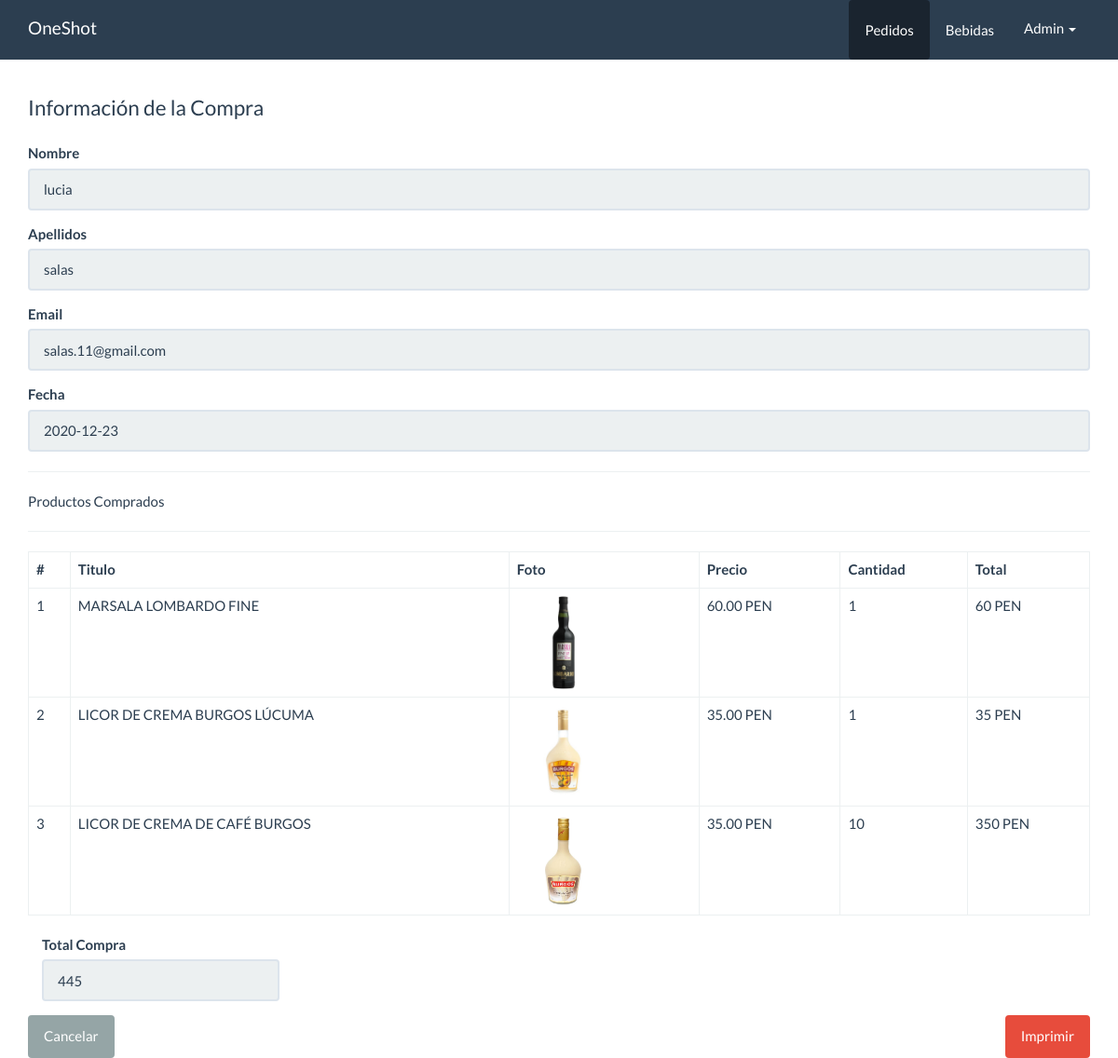
Page /panel/pedidos/ver.php?id=6 (signed in) on the committed database.
### tables this page shows
CREATE TABLE `pedidos` (
  `id` int(10) NOT NULL,
  `cliente_id` int(11) NOT NULL,
  `total` decimal(10,0) NOT NULL,
  `fecha` date NOT NULL,
  `estado` int(11) NOT NULL DEFAULT 1
);

CREATE TABLE `clientes` (
  `id` int(10) NOT NULL,
  `nombre` varchar(80) NOT NULL,
  `apellidos` varchar(100) NOT NULL,
  `email` varchar(50) NOT NULL,
  `telefono` varchar(15) NOT NULL,
  `direccion` varchar(200) NOT NULL
);

CREATE TABLE `detalle_pedidos` (
  `id` int(11) NOT NULL,
  `pedidos_id` int(11) NOT NULL,
  `bebidas_id` int(11) NOT NULL,
  `precio` decimal(10,2) NOT NULL,
  `cantidad` int(11) NOT NULL,
  `estado` int(11) NOT NULL DEFAULT 1
);

CREATE TABLE `bebidas` (
  `id` int(11) NOT NULL,
  `titulo` varchar(80) NOT NULL,
  `descripcion` varchar(300) NOT NULL,
  `foto` varchar(100) NOT NULL,
  `precio` decimal(10,0) NOT NULL,
  `categoria_id` int(10) NOT NULL,
  `fecha` date NOT NULL,
  `estado` int(11) NOT NULL DEFAULT 1
);

### src/Pedido.php (called while the page is built, shortened)
<?php
class Pedido
{
    private $cn = null;
    public function __construct()
    {
        $this->config = parse_ini_file(__DIR__ . '/../config.ini');
        $this->cn = new \PDO($this->config['dns'], $this->config['usuario'], $this->config['clave'], array(
            \PDO::MYSQL_ATTR_INIT_COMMAND => 'SET NAMES utf8'
        ));
    }
    public function mostrarPorId($id)
    {
        $sql = "SELECT p.id, nombre, apellidos, email, total, fecha FROM pedidos p
        INNER JOIN clientes c ON p.cliente_id = c.id WHERE p.id = :id";
        $resultado = $this->cn->prepare($sql);
        $_array = array(
            ':id' => $id
        );
        if ($resultado->execute($_array))
            return  $resultado->fetch();
        return false;
    }
    public function mostrarDetallePorIdPedido($id)
    {
        $sql = "SELECT
        dp.id,
        be.titulo,
        dp.precio,
        dp.cantidad,
        be.foto
        FROM detalle_pedidos dp
        INNER JOIN bebidas be ON be.id= dp.bebidas_id
        WHERE dp.pedidos_id = :id";
        $resultado = $this->cn->prepare($sql);
        $_array = array(
            ':id' => $id
        );
        if ($resultado->execute($_array))
            return  $resultado->fetchAll();
        return false;
    }
}

### panel/pedidos/ver.php (the view, shortened to what this page needs)
<!DOCTYPE html>
<html lang="en">
<head>
    <link rel="stylesheet" href="../../assets/css/bootstrap.min.css">
    <link rel="stylesheet" href="../../assets/css/estilos.css">
</head>
<body>
    <nav class="navbar navbar-default navbar-fixed-top">
        <div class="container">
            <div class="navbar-header">
                <a class="navbar-brand" href="../dashboard.php">OneShot</a>
            </div>
            <div id="navbar" class="navbar-collapse collapse">
                <ul class="nav navbar-nav pull-right">
                    <li class="active">
                        <a href="index.php" class="btn">Pedidos</a>
                    </li>
                    <li>
                        <a href="../bebidas/index.php" class="btn">Bebidas</a>
                    </li>
                    <li class="dropdown">
                        <a href="#" class="dropdown-toggle" data-toggle="dropdown" role="button" aria-haspopup="true" aria-expanded="false"> <?php print $_SESSION['usuario_info']['nombre_usuario'] ?> <span class="caret"></span></a>
                    </li>
                </ul>
            </div>
        </div>
    </nav>
    <div class="container" id="main">
        <div class="row">
            <div class="col-md-12">
                <fieldset>
                    <?php
                    $id = $_GET['id'];
                    $pedido = new oneshot\Pedido;
                    $info_pedido = $pedido->mostrarPorId($id);
                    $info_detalle_pedido = $pedido->mostrarDetallePorIdPedido($id);
                    ?>
                    <legend>Información de la Compra</legend>
                    <div class="form-group">
                        <label>Nombre</label>
                        <input value="<?php print $info_pedido['nombre'] ?>" type="text" class="form-control" readonly>
                    </div>
                    <div class="form-group">
                        <label>Apellidos</label>
                        <input value="<?php print $info_pedido['apellidos'] ?>" type="text" class="form-control" readonly>
                    </div>
                    <div class="form-group">
                        <label>Email</label>
                        <input value="<?php print $info_pedido['email'] ?>" type="text" class="form-control" readonly>
                    </div>
                    <div class="form-group">
                        <label>Fecha</label>
                        <input value="<?php print $info_pedido['fecha'] ?>" type="text" class="form-control" readonly>
                    </div>
                    <hr>
                    Productos Comprados
                    <hr>
                    <table class="table table-bordered">
                        <thead>
                            <tr>
                                <th>#</th>
                                <th>Titulo</th>
                                <th>Foto</th>
                                <th>Precio</th>
                                <th>Cantidad</th>
                                <th>
                                    Total
                                </th>
                            </tr>
                        </thead>
                        <tbody>
                            <?php
                            $cantidad = count($info_detalle_pedido);
                            if ($cantidad > 0) {
                                $c = 0;
                                for ($x = 0; $x < $cantidad; $x++) {
                                    $c++;
                                    $item = $info_detalle_pedido[$x];
                                    $total = $item['precio'] * $item['cantidad'];
                            ?>
                                    <tr>
                                        <td><?php print $c ?></td>
                                        <td><?php print $item['titulo'] ?></td>
                                        <td>
                                            <?php
                                            $foto = '../../upload/' . $item['foto'];
                                            if (file_exists($foto)) {
                                            ?>
                                                <img src="<?php print $foto; ?>" width="100">
                                            <?php } else { ?>
                                                SIN FOTO
                                            <?php } ?>
                                        </td>
                                        <td><?php print $item['precio'] ?> PEN</td>
                                        <td><?php print $item['cantidad'] ?></td>
                                        <td>
                                            <?php print $total ?> PEN
                                        </td>
                                    </tr>
                                <?php
                                }
                            } else {
                                ?>
                                <tr>
                                    <td colspan="6">NO HAY REGISTROS</td>
                                </tr>
                            <?php } ?>
                        </tbody>
                    </table>
                    <div class="col-md-3">
                        <div class="form-group">
                            <label>Total Compra</label>
                            <input value="<?php print $info_pedido['total'] ?>" type="text" class="form-control" readonly>
                        </div>
                    </div>
                </fieldset>
                <div class="pull-left">
                    <a href="index.php" class="btn btn-default hidden-print">Cancelar</a>
                </div>
                <div class="pull-right">
                    <a href="javascript:;" id="btnImprimir" class="btn btn-danger hidden-print">Imprimir</a>
                </div>
            </div>
        </div>
    </div>
</body>
</html>

### assets/css/estilos.css (style rules this page uses)
#main { margin-top: 100px; }

### rows in the picture
pedidos: cliente.nombre "lucia", cliente.apellidos "salas", cliente.email "salas.11@gmail.com", fecha "2020-12-23", total "445"
detalle_pedidos: bebidas.titulo "MARSALA LOMBARDO FINE", bebidas.foto (picture), precio "60.00", cantidad "1", total "60"
detalle_pedidos: bebidas.titulo "LICOR DE CREMA BURGOS LÚCUMA", bebidas.foto (picture), precio "35.00", cantidad "1", total "35"
detalle_pedidos: bebidas.titulo "LICOR DE CREMA DE CAFÉ BURGOS", bebidas.foto (picture), precio "35.00", cantidad "10", total "350"

### other values in the picture
$_SESSION['usuario_info']['nombre_usuario'] "Admin"
